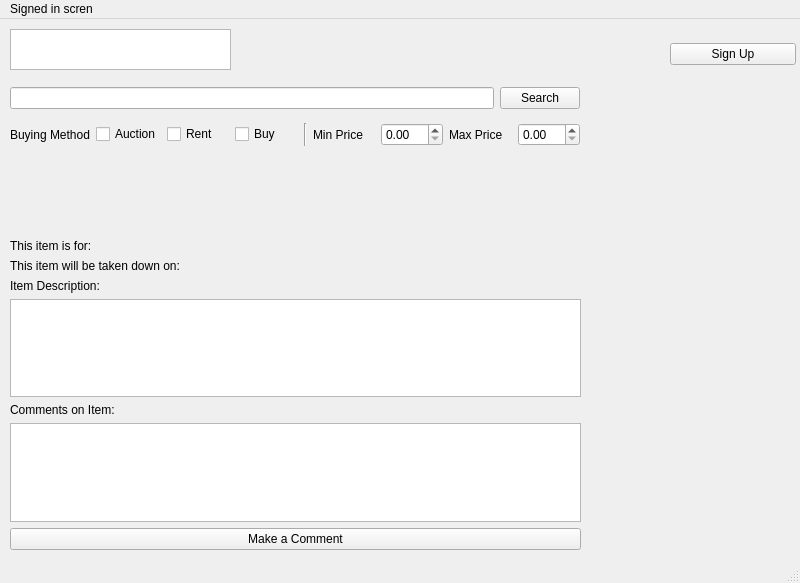
<?xml version="1.0" encoding="UTF-8"?>
<ui version="4.0">
 <class>MainWindow</class>
 <widget class="QMainWindow" name="MainWindow">
  <property name="geometry">
   <rect>
    <x>0</x>
    <y>0</y>
    <width>800</width>
    <height>583</height>
   </rect>
  </property>
  <property name="windowTitle">
   <string>MainWindow</string>
  </property>
  <widget class="QWidget" name="centralwidget">
   <widget class="QGraphicsView" name="Logo">
    <property name="geometry">
     <rect>
      <x>10</x>
      <y>10</y>
      <width>221</width>
      <height>41</height>
     </rect>
    </property>
   </widget>
   <widget class="QWidget" name="layoutWidget">
    <property name="geometry">
     <rect>
      <x>10</x>
      <y>60</y>
      <width>570</width>
      <height>76</height>
     </rect>
    </property>
    <layout class="QVBoxLayout" name="verticalLayout">
     <item>
      <layout class="QHBoxLayout" name="horizontalLayout_3">
       <item>
        <widget class="QLineEdit" name="SearchInputBar"/>
       </item>
       <item>
        <widget class="QPushButton" name="SearchSubmissionButton">
         <property name="text">
          <string>Search</string>
         </property>
        </widget>
       </item>
      </layout>
     </item>
     <item>
      <layout class="QHBoxLayout" name="horizontalLayout">
       <item>
        <widget class="QLabel" name="label">
         <property name="text">
          <string>Buying Method</string>
         </property>
        </widget>
       </item>
       <item>
        <widget class="QCheckBox" name="AuctioncheckBox">
         <property name="text">
          <string>Auction</string>
         </property>
        </widget>
       </item>
       <item>
        <widget class="QCheckBox" name="rentcheckbox">
         <property name="text">
          <string>Rent</string>
         </property>
        </widget>
       </item>
       <item>
        <widget class="QCheckBox" name="Buycheckbox">
         <property name="text">
          <string>Buy</string>
         </property>
        </widget>
       </item>
       <item>
        <widget class="Line" name="line">
         <property name="orientation">
          <enum>Qt::Vertical</enum>
         </property>
        </widget>
       </item>
       <item>
        <widget class="QLabel" name="MinLabel">
         <property name="text">
          <string>Min Price</string>
         </property>
        </widget>
       </item>
       <item>
        <widget class="QDoubleSpinBox" name="MindoubleSpinBox"/>
       </item>
       <item>
        <widget class="QLabel" name="MinLabel_2">
         <property name="text">
          <string>Max Price</string>
         </property>
        </widget>
       </item>
       <item>
        <widget class="QDoubleSpinBox" name="MindoubleSpinBox_2"/>
       </item>
      </layout>
     </item>
    </layout>
   </widget>
   <widget class="QWidget" name="layoutWidget_2">
    <property name="geometry">
     <rect>
      <x>670</x>
      <y>10</y>
      <width>126</width>
      <height>51</height>
     </rect>
    </property>
    <layout class="QVBoxLayout" name="verticalLayout_2">
     <item>
      <widget class="QPushButton" name="signup_button">
       <property name="text">
        <string>Sign Up</string>
       </property>
      </widget>
     </item>
    </layout>
   </widget>
   <widget class="QWidget" name="layoutWidget">
    <property name="geometry">
     <rect>
      <x>10</x>
      <y>160</y>
      <width>571</width>
      <height>371</height>
     </rect>
    </property>
    <layout class="QVBoxLayout" name="verticalLayout_3">
     <item>
      <widget class="QLabel" name="item_name">
       <property name="text">
        <string>&lt;Item Name&gt;</string>
       </property>
       <property name="item_name" stdset="0">
        <string/>
       </property>
      </widget>
     </item>
     <item>
      <widget class="QLabel" name="label_2">
       <property name="text">
        <string>&lt;price&gt;</string>
       </property>
       <property name="price" stdset="0">
        <string/>
       </property>
      </widget>
     </item>
     <item>
      <widget class="QLabel" name="seller_name">
       <property name="text">
        <string>&lt;seller&gt;</string>
       </property>
       <property name="seller_name" stdset="0">
        <string/>
       </property>
      </widget>
     </item>
     <item>
      <layout class="QHBoxLayout" name="horizontalLayout_2">
       <item>
        <widget class="QLabel" name="label_3">
         <property name="text">
          <string>This item is for:</string>
         </property>
        </widget>
       </item>
       <item>
        <widget class="QLabel" name="purchase_method_text">
         <property name="text">
          <string>&lt;purchase_method&gt;</string>
         </property>
         <property name="purchase_method" stdset="0">
          <string/>
         </property>
        </widget>
       </item>
      </layout>
     </item>
     <item>
      <layout class="QHBoxLayout" name="horizontalLayout_4">
       <item>
        <widget class="QLabel" name="label_6">
         <property name="text">
          <string>This item will be taken down on:</string>
         </property>
        </widget>
       </item>
       <item>
        <widget class="QLabel" name="takedown_data_text">
         <property name="text">
          <string>&lt;date&gt;</string>
         </property>
         <property name="date" stdset="0">
          <datetime>
           <hour>0</hour>
           <minute>0</minute>
           <second>0</second>
           <year>-4713</year>
           <month>1</month>
           <day>1</day>
          </datetime>
         </property>
        </widget>
       </item>
      </layout>
     </item>
     <item>
      <widget class="QLabel" name="label_5">
       <property name="text">
        <string>Item Description:</string>
       </property>
      </widget>
     </item>
     <item>
      <widget class="QTextBrowser" name="item_description">
       <property name="item_description" stdset="0">
        <string/>
       </property>
      </widget>
     </item>
     <item>
      <widget class="QLabel" name="label_8">
       <property name="text">
        <string>Comments on Item:</string>
       </property>
      </widget>
     </item>
     <item>
      <widget class="QTextBrowser" name="item_comments">
       <property name="item_comments" stdset="0">
        <string/>
       </property>
      </widget>
     </item>
     <item>
      <widget class="QPushButton" name="comment_button">
       <property name="text">
        <string>Make a Comment</string>
       </property>
      </widget>
     </item>
    </layout>
   </widget>
   <zorder>layoutWidget</zorder>
   <zorder>layoutWidget</zorder>
   <zorder>Logo</zorder>
   <zorder>layoutWidget_2</zorder>
  </widget>
  <widget class="QMenuBar" name="menubar">
   <property name="geometry">
    <rect>
     <x>0</x>
     <y>0</y>
     <width>800</width>
     <height>22</height>
    </rect>
   </property>
   <widget class="QMenu" name="menuSigned_in_scren">
    <property name="title">
     <string>Signed in scren</string>
    </property>
    <addaction name="actionItem_details"/>
   </widget>
   <addaction name="menuSigned_in_scren"/>
  </widget>
  <widget class="QStatusBar" name="statusbar"/>
  <action name="actionItem_details">
   <property name="text">
    <string>Item_details</string>
   </property>
  </action>
 </widget>
 <resources/>
 <connections/>
</ui>
